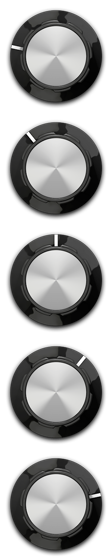
#> input picture vst/images/moog_knob_5frames.png, 112 x 560 px
$ python make_knob_strip.py
#> lines starting #> are read from the running program, lines starting #| are printed output that depends on the picture; after the words box and inside, x2 and y2 are one past the last pixel; in counts of white or black regions, pixels touching at a corner belong together
#!/usr/bin/env python3
"""Renders moog_knob_voice.png: a 128-frame knob filmstrip (112x14336) from the 5-frame original moog_knob_5frames.png.
The 5 frames share one lighting, differing only in the white pointer tick. So: the median of the frames is the knob
without a tick; the tick is cut out of a frame, then rotated about the knob centre to each of 128 angles (a 270 degree sweep) and composited on the tick-free knob.
Needs only Pillow: docker run --rm -v "$PWD":/w -w /w mpc-vst-html-art python3 make_knob_strip.py"""
import math
from PIL import Image, ImageChops

N = 128
src = Image.open("moog_knob_5frames.png").convert("RGBA")
#> src is the input picture: PIL image 112x560 RGBA; mean R, G, B, A 59.4, 59.5, 59, 140.6
S = src.width
#> S = 112
frames = [src.crop((0, i * S, S, (i + 1) * S)) for i in range(src.height // S)]
#> frames = 5 items
n5 = len(frames)
#> n5 = 5
cx = cy = (S - 1) / 2.0
#> cx = 55.5; cy = 55.5

def median(ims):
    out = Image.new("RGBA", (S, S))
#> out: PIL image 112x112 RGBA; every value is 0
    px = [im.load() for im in ims]
#> px = 5 items
    o = out.load()
    for y in range(S):
        for x in range(S):
            o[x, y] = tuple(sorted(p[x, y][c] for p in px)[len(ims) // 2] for c in range(4))
    return out

base = median(frames)
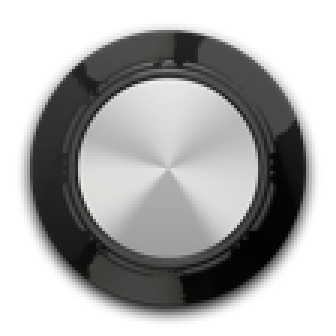
#> base: PIL image 112x112 RGBA (shown 3 times larger); mean R, G, B, A 59, 59.1, 58.6, 140.6; transparent parts drawn white

def tick_of(im):
    """-> (mask of pixels that differ from the tick-free knob, their centroid angle in degrees clockwise from 12 o'clock)"""
    d = ImageChops.difference(im.convert("RGB"), base.convert("RGB")).convert("L").point(lambda v: 255 if v > 40 else 0)
    px = d.load()
    sx = sy = n = 0
    for y in range(S):
        for x in range(S):
            if px[x, y]:
                sx += x - cx; sy += y - cy; n += 1
    return d, math.degrees(math.atan2(sx / n, -sy / n)), n

angles = []
for im in frames:
    m, a, n = tick_of(im)
    angles.append(a)
#> this loop made 5 passes
#> (n, a) on passes 1 to 5: (112, -71.69), (83, -23.06), (65, -6.81), (90, 50.87), (96, 91.96)
#> pass 1, in tick_of, `d = ImageChops.difference(im.convert("RGB"), base.convert("RGB")).conv..`:
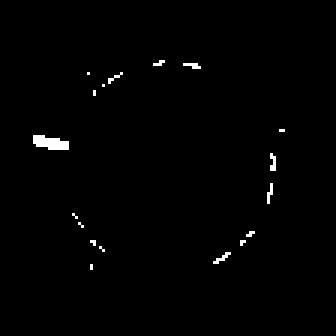
#> d: PIL image 112x112 L (shown 3 times larger); 0.89% white in thin lines or dots, all inside (x1, y1, x2, y2) = (11, 20, 95, 90)
#> pass 2, in tick_of (call 2), `d = ImageChops.difference(im.convert("RGB"), base.convert("RGB")).conv..`:
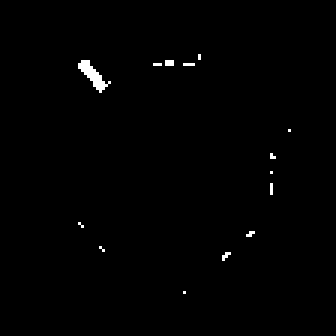
#> d: PIL image 112x112 L (shown 3 times larger); 0.66% white in thin lines or dots, all inside (x1, y1, x2, y2) = (26, 18, 97, 98)
#> pass 3, in tick_of (call 3), `d = ImageChops.difference(im.convert("RGB"), base.convert("RGB")).conv..`:
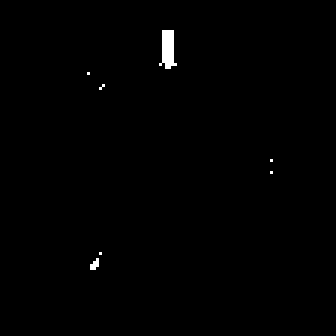
#> d: PIL image 112x112 L (shown 3 times larger); 0.52% white; 7 white regions (6 under 20 px), largest, box (x1, y1, x2, y2) and area: (53, 10, 59, 23) 51
#> after the loop, angles = [-71.69, -23.06, -6.81, 50.87, 91.96]
print("pointer angles of the 5 frames:", [round(a, 1) for a in angles])
#| pointer angles of the 5 frames: [-71.7, -23.1, -6.8, 50.9, 92.0]
a0, a1 = -135.0, 135.0   # the usual 270 degree knob sweep (the 5 original frames are not evenly spaced)

# the tick sprite: the frame whose pointer is nearest 12 o'clock, cut where it differs from the tick-free knob
ref = min(range(n5), key=lambda i: abs(angles[i]))
#> ref = 2
mask, aref, _ = tick_of(frames[ref])
#> aref = -6.81
sprite = Image.composite(frames[ref], Image.new("RGBA", (S, S), (0, 0, 0, 0)), mask)
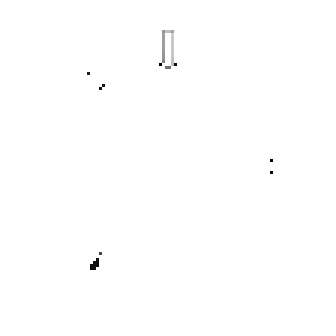
#> sprite: PIL image 112x112 RGBA (shown 3 times larger); mean R, G, B, A 0.8, 0.8, 0.8, 1.3; transparent parts drawn white
sprite.putalpha(mask.filter(__import__("PIL.ImageFilter", fromlist=["x"]).GaussianBlur(0.6)))

out = Image.new("RGBA", (S, S * N), (0, 0, 0, 0))
#> out: PIL image 112x14336 RGBA; every value is 0
for k in range(N):
    a = a0 + (a1 - a0) * k / (N - 1)
    big = sprite.resize((S * 4, S * 4), Image.BICUBIC).rotate(-(a - aref), resample=Image.BICUBIC, center=(cx * 4 + 2, cy * 4 + 2))
    f = base.copy()
    f.alpha_composite(big.resize((S, S), Image.LANCZOS))
    out.paste(f, (0, k * S))
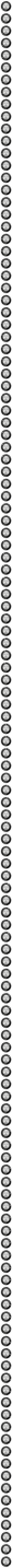
#> out: PIL image 112x14336 RGBA (shown at 1/10 size); mean R, G, B, A 59.6, 59.6, 59.2, 140.6; transparent parts drawn white
out.save("moog_knob_voice.png", optimize=True)
print("wrote moog_knob_voice.png", out.size)
#| wrote moog_knob_voice.png (112, 14336)
